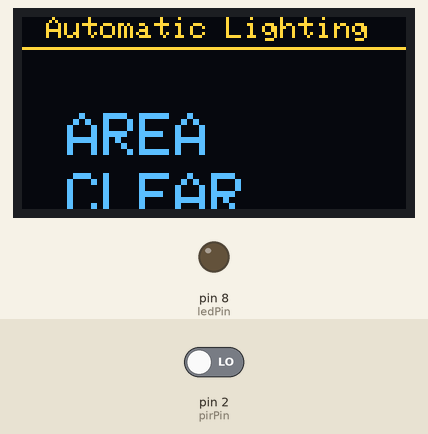
A sketch run on a simulated Arduino Uno, built with avr-gcc and run on an emulated ATmega328P. On the bench: 128×64 one-colour display, output pins drawn as LEDs (lit = HIGH). Inputs (shaded band) come from the test bench; at power-on: pin 2 (pirPin) LOW. The OLED is the two-colour kind (top 16 rows yellow).

Above: at 1.2 s.
1.3 s: pin 2 (pirPin) driven HIGH
At 2.1 s:
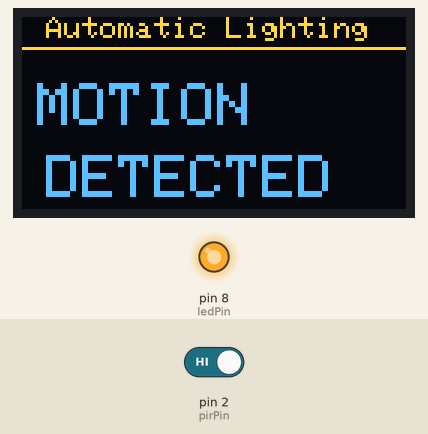
Timing chart, 0 to 4.3 s (numbered marks = the images above; inputs shaded):
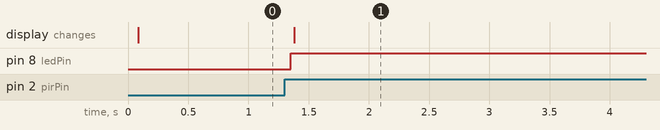

The sketch:

Object_People_Counter.ino
```cpp
#include <Wire.h>
#include <Adafruit_GFX.h>
#include <Adafruit_SSD1306.h>

#define SCREEN_WIDTH 128
#define SCREEN_HEIGHT 64

Adafruit_SSD1306 display(SCREEN_WIDTH, SCREEN_HEIGHT, &Wire, -1);

// Pin Definitions
const int pirPin = 2;
const int ledPin = 8;

// Variables
bool motionDetected = false;
unsigned long lastMotionTime = 0;
const unsigned long lightDelay = 5000;   // Keep LED ON for 5 seconds

void setup() {

  pinMode(pirPin, INPUT);
  pinMode(ledPin, OUTPUT);

  digitalWrite(ledPin, LOW);

  Serial.begin(9600);

  if (!display.begin(SSD1306_SWITCHCAPVCC, 0x3C)) {
    while (1);
  }

  display.clearDisplay();
  display.display();
}

void loop() {

  int motion = digitalRead(pirPin);

  // Motion detected
  if (motion == HIGH) {

    motionDetected = true;
    lastMotionTime = millis();

    digitalWrite(ledPin, HIGH);
  }

  // Turn OFF LED after 5 seconds of no motion
  if (motionDetected && (millis() - lastMotionTime >= lightDelay)) {

    motionDetected = false;
    digitalWrite(ledPin, LOW);
  }

  // OLED Display
  display.clearDisplay();

  display.setTextSize(1);
  display.setTextColor(SSD1306_WHITE);

  display.setCursor(8,0);
  display.println("Automatic Lighting");

  display.drawLine(0,10,128,10,SSD1306_WHITE);

  display.setTextSize(2);

  if (motionDetected) {

    display.setCursor(5,22);
    display.println("MOTION");

    display.setCursor(8,46);
    display.println("DETECTED");

  } else {

    display.setCursor(15,32);
    display.println("AREA");

    display.setCursor(15,52);
    display.println("CLEAR");
  }

  display.display();

  delay(100);
}
```

Measured:
- after the input at 1.3 s, pin 8 (ledPin): LOW → HIGH after 0.05 s; the display: changes after 0.08 s (image 1)
